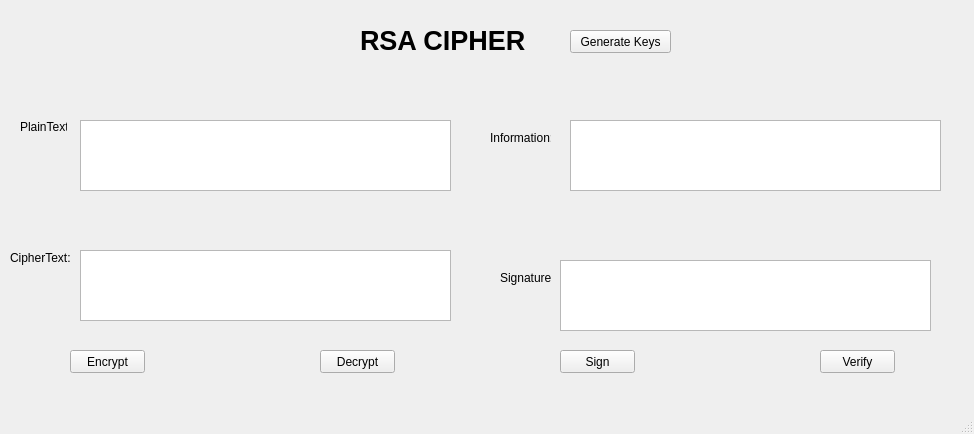
<?xml version="1.0" encoding="UTF-8"?>
<ui version="4.0">
 <class>MainWindow</class>
 <widget class="QMainWindow" name="MainWindow">
  <property name="geometry">
   <rect>
    <x>0</x>
    <y>0</y>
    <width>974</width>
    <height>434</height>
   </rect>
  </property>
  <property name="windowTitle">
   <string>MainWindow</string>
  </property>
  <widget class="QWidget" name="centralwidget">
   <widget class="QLabel" name="label">
    <property name="geometry">
     <rect>
      <x>360</x>
      <y>10</y>
      <width>181</width>
      <height>61</height>
     </rect>
    </property>
    <property name="font">
     <font>
      <pointsize>20</pointsize>
      <weight>75</weight>
      <bold>true</bold>
     </font>
    </property>
    <property name="text">
     <string>RSA CIPHER</string>
    </property>
   </widget>
   <widget class="QLabel" name="label_2">
    <property name="geometry">
     <rect>
      <x>20</x>
      <y>120</y>
      <width>47</width>
      <height>13</height>
     </rect>
    </property>
    <property name="text">
     <string>PlainText:</string>
    </property>
   </widget>
   <widget class="QLabel" name="label_3">
    <property name="geometry">
     <rect>
      <x>10</x>
      <y>250</y>
      <width>61</width>
      <height>16</height>
     </rect>
    </property>
    <property name="text">
     <string>CipherText:</string>
    </property>
   </widget>
   <widget class="QLabel" name="label_4">
    <property name="geometry">
     <rect>
      <x>500</x>
      <y>270</y>
      <width>51</width>
      <height>16</height>
     </rect>
    </property>
    <property name="text">
     <string>Signature:</string>
    </property>
   </widget>
   <widget class="QLabel" name="label_5">
    <property name="geometry">
     <rect>
      <x>490</x>
      <y>130</y>
      <width>61</width>
      <height>16</height>
     </rect>
    </property>
    <property name="text">
     <string>Information:</string>
    </property>
   </widget>
   <widget class="QPushButton" name="btn_encrypt">
    <property name="geometry">
     <rect>
      <x>70</x>
      <y>350</y>
      <width>75</width>
      <height>23</height>
     </rect>
    </property>
    <property name="text">
     <string>Encrypt</string>
    </property>
   </widget>
   <widget class="QPushButton" name="btn_decrypt">
    <property name="geometry">
     <rect>
      <x>320</x>
      <y>350</y>
      <width>75</width>
      <height>23</height>
     </rect>
    </property>
    <property name="text">
     <string>Decrypt</string>
    </property>
   </widget>
   <widget class="QPushButton" name="btn_sign">
    <property name="geometry">
     <rect>
      <x>560</x>
      <y>350</y>
      <width>75</width>
      <height>23</height>
     </rect>
    </property>
    <property name="text">
     <string>Sign</string>
    </property>
   </widget>
   <widget class="QPushButton" name="btn_generate">
    <property name="geometry">
     <rect>
      <x>570</x>
      <y>30</y>
      <width>101</width>
      <height>23</height>
     </rect>
    </property>
    <property name="text">
     <string>Generate Keys</string>
    </property>
   </widget>
   <widget class="QPushButton" name="btn_verify">
    <property name="geometry">
     <rect>
      <x>820</x>
      <y>350</y>
      <width>75</width>
      <height>23</height>
     </rect>
    </property>
    <property name="text">
     <string>Verify</string>
    </property>
   </widget>
   <widget class="QTextEdit" name="txt_PlainText">
    <property name="geometry">
     <rect>
      <x>80</x>
      <y>120</y>
      <width>371</width>
      <height>71</height>
     </rect>
    </property>
   </widget>
   <widget class="QTextEdit" name="txt_signature">
    <property name="geometry">
     <rect>
      <x>560</x>
      <y>260</y>
      <width>371</width>
      <height>71</height>
     </rect>
    </property>
   </widget>
   <widget class="QTextEdit" name="txt_information">
    <property name="geometry">
     <rect>
      <x>570</x>
      <y>120</y>
      <width>371</width>
      <height>71</height>
     </rect>
    </property>
   </widget>
   <widget class="QTextEdit" name="txt_CipherText">
    <property name="geometry">
     <rect>
      <x>80</x>
      <y>250</y>
      <width>371</width>
      <height>71</height>
     </rect>
    </property>
   </widget>
  </widget>
  <widget class="QMenuBar" name="menubar">
   <property name="geometry">
    <rect>
     <x>0</x>
     <y>0</y>
     <width>974</width>
     <height>21</height>
    </rect>
   </property>
  </widget>
  <widget class="QStatusBar" name="statusbar"/>
 </widget>
 <resources/>
 <connections/>
</ui>
